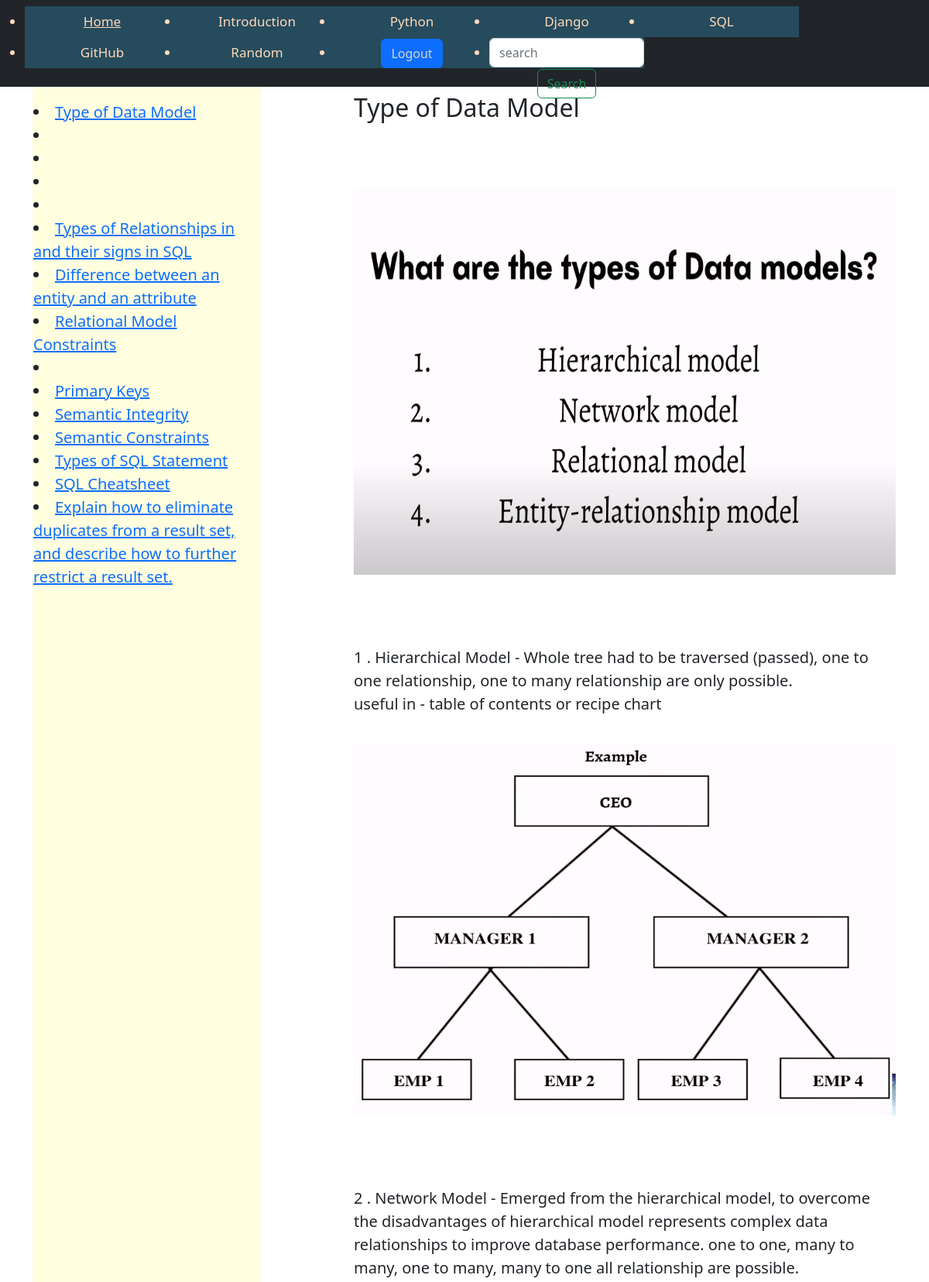
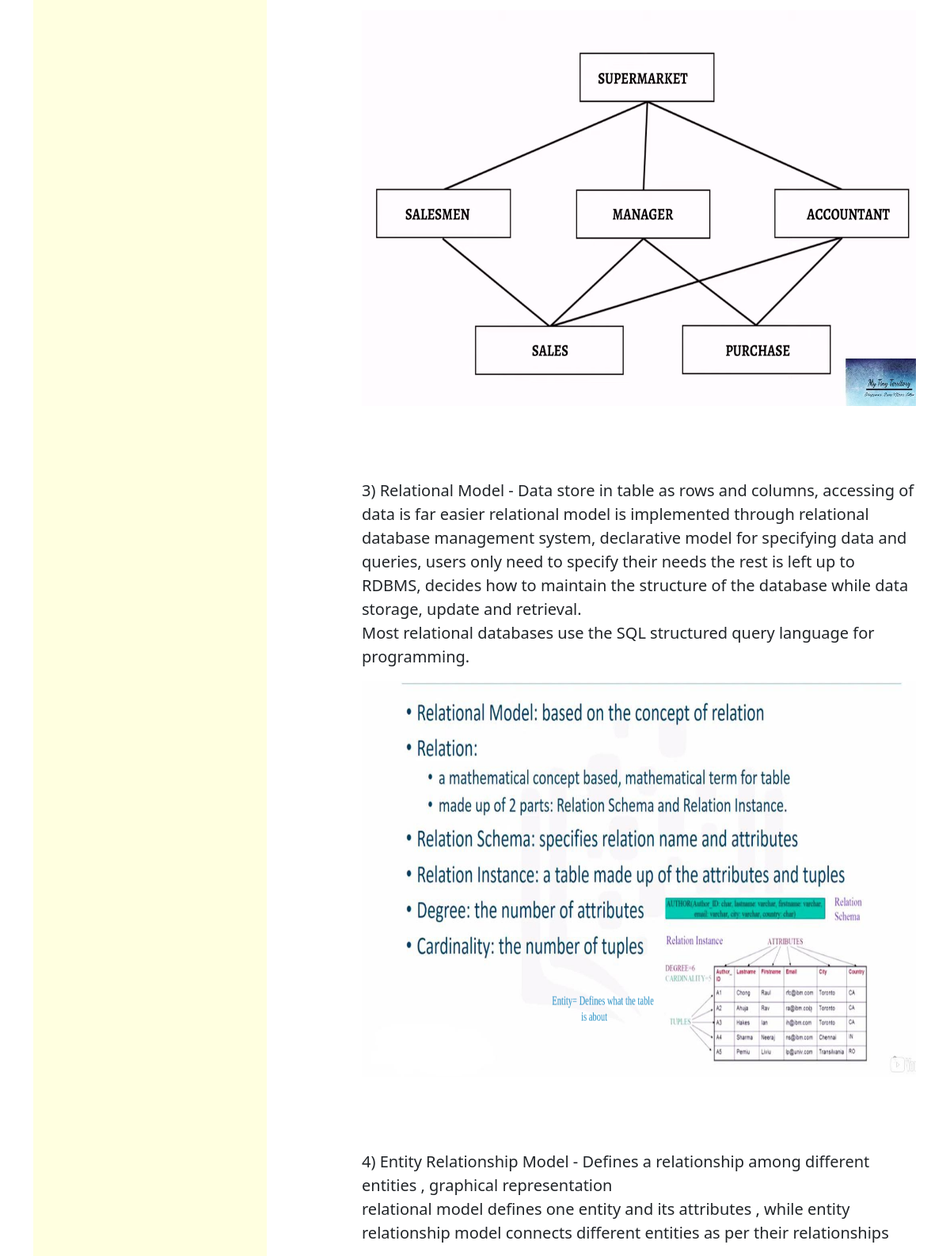
Page /sql_details/ (upper part) on the committed database (2 pictures, top to bottom).
### main/models.py (models this page shows)
class SQLdetails(models.Model):
     title = models.CharField(max_length=255, blank=True)
     text = models.TextField(blank=True)
     img = models.ImageField(upload_to="productImages", blank=True)
     img2 = models.ImageField(upload_to="productImages", blank=True)
     img3 = models.ImageField(upload_to="productImages", blank=True)
     url = models.URLField(max_length=200, blank=True, null=True)
     pdf = models.FileField(upload_to='pdfs', blank=True)

### main/views.py (the view)
# urls.py: path('sql_details/', sql_details_view, name='sql_details'),
def sql_details_view(request):
    meaning = SQLdetails.objects.all()
    return render(request, 'main/sql_details.html', {"meaning": meaning})

### main/templates/main/sql_details.html (shortened to what this page needs)
<!doctype html>
<html lang="en">
<head>
</head>
<body>
 {% include "main/nav.html" %}
 <div class="container">
  <div class="left-section">
      {% for mean in meaning %}
         <li class="nav__item"><a href="#{{ mean.pk }}" class="nav__link">{{ mean.title }}</a></li>
      {% endfor %}
  </div>
  <div class="right-section">
      {% for mean in meaning %}
      <section id="{{ mean.pk }}">
          <h2 class="section-title" style="text-underline: black"> {% if mean.text or mean.img %}{{ mean.title }} {% endif %}</h2></section> <br>
    <br>  <p> {{ mean.text|linebreaks }}{% if mean.img %} <img src="{{ mean.img.url }}" style="height: 500px; width: 700px" alt=""> {% endif %} </p>
      {% endfor %}
  </div>
</div>
</body>
</html>

### main/templates/main/sql_details.html (style rules this page uses)
.container { display: flex; width: 100%; height: 100%; }
.left-section { width: 30%; background-color: lightyellow; padding-top: 30px; margin-top: 100px; margin-right: 100px; font-size: 20px; padding-left: 1px; }
.right-section { width: 70%; font-size: 20px; padding-left: 20px; padding-right: 1px; padding-top: 20px; margin-top: 100px; }

### rows in the picture
SQLdetails: title "Type of Data Model", img (picture)
SQLdetails: title "Types of Relationships in and their signs in SQL"
SQLdetails: title "Difference between an entity and an attribute"
SQLdetails: title "Relational Model Constraints"
SQLdetails: title "Primary Keys"
SQLdetails: title "Semantic Integrity"
SQLdetails: title "Semantic Constraints"
SQLdetails: title "Types of SQL Statement"
SQLdetails: title "SQL Cheatsheet"
SQLdetails: title "Explain how to eliminate duplicates from a result set, and describe how to further restrict a result set."
SQLdetails: text "1 . Hierarchical Model - Whole tree had to be traversed (passed), one to one relationship, one to many relationship are only possible. useful in - table of contents or recipe chart", img (picture)
SQLdetails: text "2 . Network Model - Emerged from the hierarchical model, to overcome the disadvantages of hierarchical model represents complex data relationships to improve database performance. one to one, many to many, one to many, many to one all relationship are possible.", img (picture)
SQLdetails: text "3) Relational Model - Data store in table as rows and columns, accessing of data is far easier relational model is implemented through relational database management system, declarative model for specifying data and queries, users only need to specify their needs the rest is left up to RDBMS, decides how to maintain the structure of the database while data storage, update and retrieval. Most relational databases use the SQL structured query language for programming.", img (picture)
SQLdetails: text "4) Entity Relationship Model - Defines a relationship among different entities , graphical representation relational model defines one entity and its attributes , while entity relationship model connects different entities as per their relationships"
